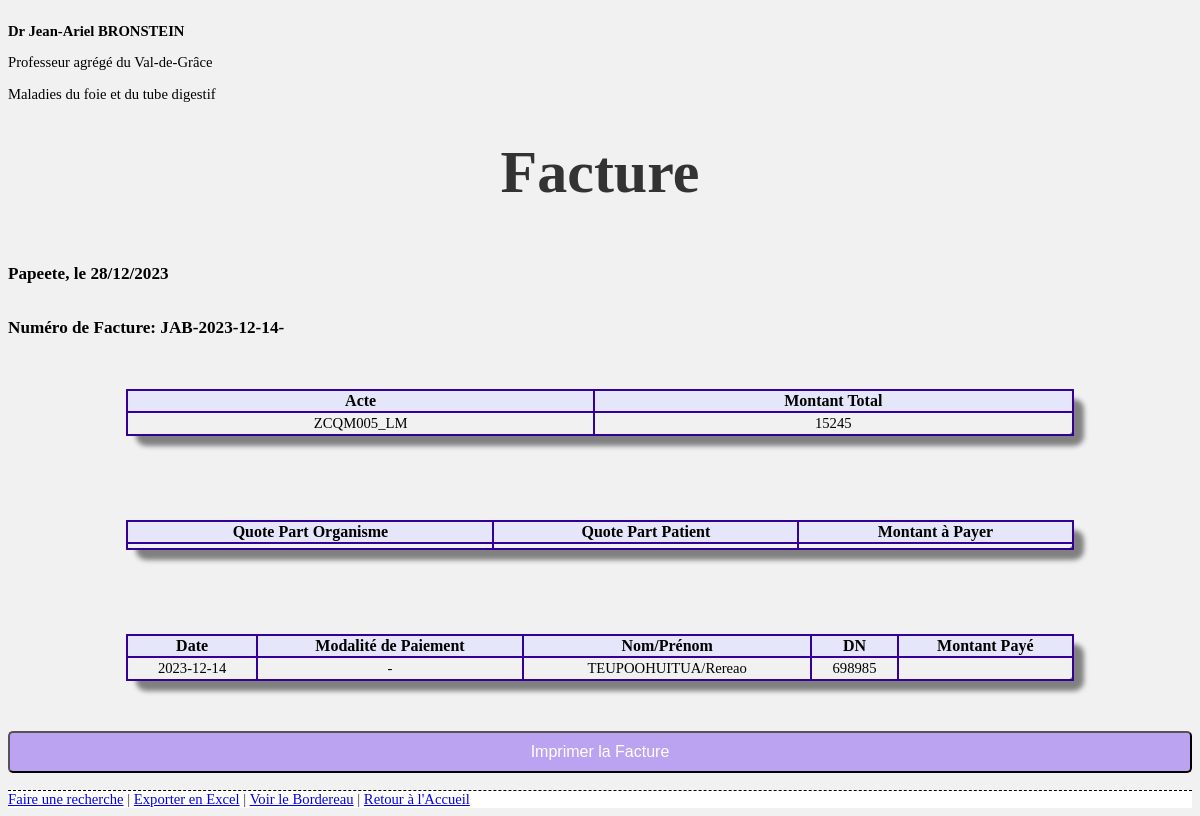
The page /generer-facture/242 on the database as committed earlier.
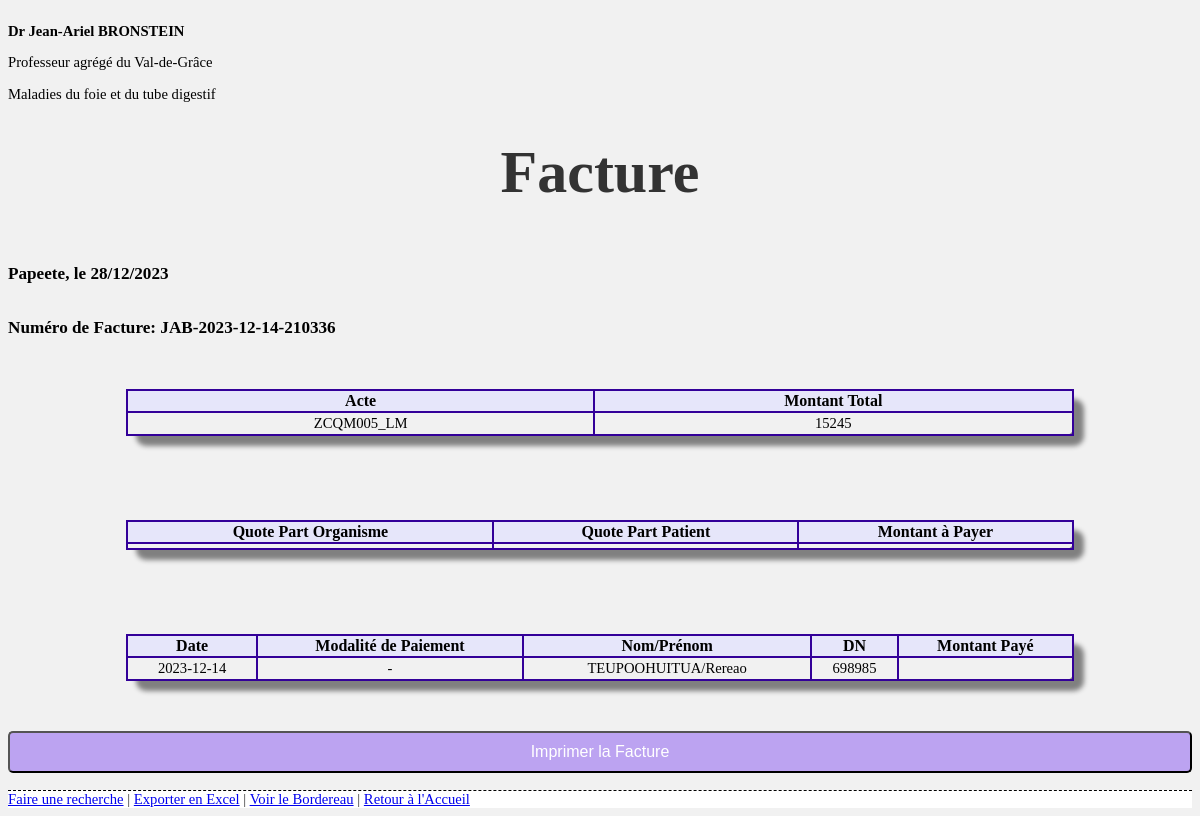
The same page on the database as committed later.
### app.py (models this page shows)
class Activite(db.Model):
    id = db.Column(db.Integer, primary_key=True)
    date = db.Column(db.Date, nullable=False)
    numero_semaine = db.Column(db.Integer)
    numero_facture = db.Column(db.Integer, nullable=False)
    dn = db.Column(db.Integer, nullable=False)
    nom = db.Column(db.String(50), nullable=False)
    prenom = db.Column(db.String(50), nullable=False)
    date_naissance = db.Column(db.Date, nullable=False)
    numero_telephone = db.Column(db.String(20), nullable=True)
    mail = db.Column(db.String(30), nullable=True)
    acte = db.Column(db.String(100), nullable=False)
    modalite_paiement = db.Column(db.String(50), nullable=False)
    paiement = db.Column(db.Integer, nullable=False)
    observation = db.Column(db.String(255))
    paiement_cps = db.Column(db.Integer, nullable=False)

### app.py (the view)
@app.route('/generer-facture/<int:id>')
def generer_facture(id):
    activite = Activite.query.get(id)
    date_du_jour = datetime.now().strftime('%d/%m/%Y')
    details_facture = [
        {
            'acte': activite.acte,
            'date': activite.date,
            'nom': activite.nom,
            'prenom': activite.prenom,
            'dn': activite.dn,
            'modalite_paiement': activite.modalite_paiement,
            'paiement': activite.paiement
        }
    ]
    total = sum(entry['paiement'] for entry in details_facture)
    variables_acte = correspondances_actes.get(activite.acte, {})
    return render_template('facture.html', date_du_jour=date_du_jour, variables_acte=variables_acte, date=activite.date, numero_facture=activite.numero_facture, details=details_facture, total=total)

### templates/facture.html (shortened to what this page needs)
<!DOCTYPE html>
<html lang="fr">
<head>
</head>
<body>
    <header>
        <p><b>Dr Jean-Ariel BRONSTEIN</b></p>
        <p>Professeur agrégé du Val-de-Grâce</p>
        <p>Maladies du foie et du tube digestif</p>
    </header>
    <h1>Facture</h1>
    <h3>Papeete, le {{ date_du_jour }}</h3>
    <h3>Numéro de Facture: JAB-{{ date }}-{{ numero_facture }}</h3>
    <table class="center-text" id = monNouveauTableau border="1">
        <thead>
            <tr>
                <th>Acte</th>
                <th>Montant Total</th>
            </tr>
        </thead>
        <tbody>
            {% for detail in details %}
                <tr>
                    <td class="center-text">{{ detail.acte }}</td>
                    <td class="center-text">{{ detail.paiement }}</td>
                </tr>
            {% endfor %}
        </tbody>
    </table>
    <br>
    <table class="center-text" id = monNouveauTableauDetail border="1">
        <thead>
            <tr>
                <th>Quote Part Organisme</th>
                <th>Quote Part Patient</th>
                <th>Montant à Payer</th>
            </tr>
        </thead>
        <tbody>
            {% for detail in details %}
                <tr>
                    <td class="center-text">{{ variables_acte.quote_part_organisme }}</td>
                    <td class="center-text">{{ variables_acte.quote_part_patient }}</td>
                    <td class="center-text">{{ variables_acte.montant_paye }}</td>
                </tr>
            {% endfor %}
        </tbody>
    </table>
    <br>
    <table class="center-text" id = monNouveauTableauFinal border="1">
        <thead>
            <tr>
                <th>Date</th>
                <th>Modalité de Paiement</th>
                <th>Nom/Prénom</th>
                <th>DN</th>
                <th>Montant Payé</th>
            </tr>
        </thead>
        <tbody>
            {% for detail in details %}
                <tr>
                    <td class="center-text">{{ detail.date }}</td>
                    <td class="center-text">{{ detail.modalite_paiement }}</td>
                    <td class="center-text">{{ detail.nom }}/{{ detail.prenom }}</td>
                    <td class="center-text">{{ detail.dn }}</td>
                    <td class="center-text">{{ variables_acte.montant_paye }}</td>
                </tr>
            {% endfor %}
        </tbody>
    </table>
    <br>
    <button class="bouton-personnalise" onclick="imprimerFacture()">Imprimer la Facture</button>
    <br>
    <footer class="footer-impression">
        <a href="{{ url_for('rechercher') }}">Faire une recherche</a> |
        <a href="{{ url_for('exporter_excel') }}">Exporter en Excel</a> |
        <a href="{{ url_for('bordereau') }}">Voir le Bordereau</a> |
        <a href="{{ url_for('index') }}">Retour à l'Accueil</a>
    </footer>
</body>
</html>

Rows that differ between the two databases and show on the page:
changed Activite "ZCQM005_LM": numero_facture (not shown) → "210336"
